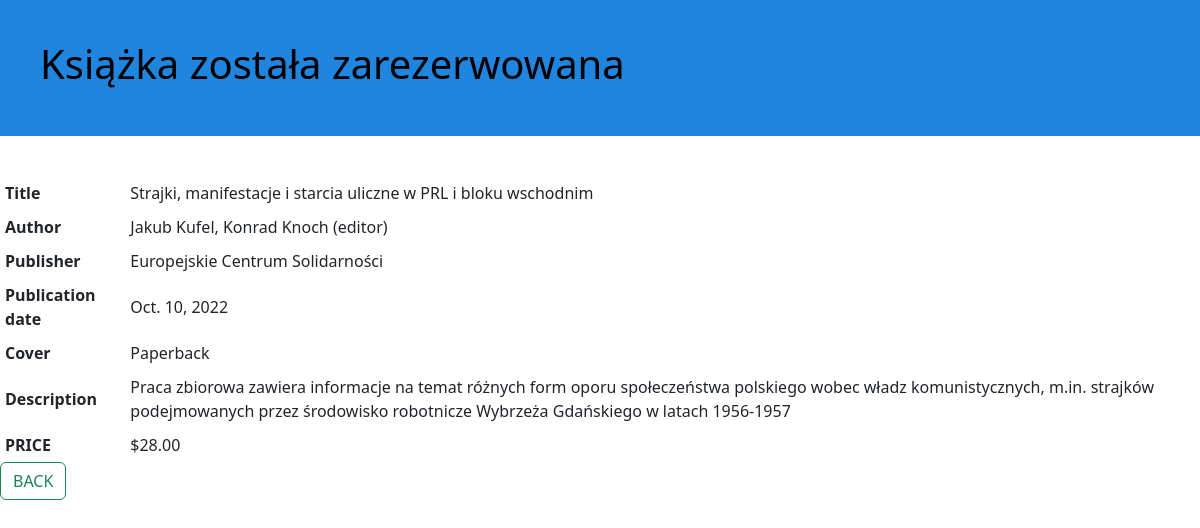
Screenshot of /9 with the database file from the repository.
### book/models.py (models this page shows, shortened)
class Book(models.Model):
    main = models.ForeignKey(BookMain, on_delete=models.CASCADE)
    detail = models.OneToOneField(BookDetail, on_delete=models.PROTECT)

class BookMain(models.Model):
    title = models.TextField(max_length=400)
    author = models.CharField(max_length=200)

class BookDetail(models.Model):
    BOOK_COVER=[
        ("PAP", "Paperback"),
        ("HAR", "Hardcover"),
    ]
    publisher = models.TextField(max_length=300)
    publication_date = models.DateField()
    description = models.TextField()
    cover = models.CharField(max_length=3, choices=BOOK_COVER)
    price = models.DecimalField(max_digits=9, decimal_places=2, validators=[MinValueValidator(0.0)])

### website/views.py (the view)
# urls.py: path("<int:pk>", book_view, name="book"),
def book_view(request, pk):
    template="book.html"
    context = {}
    if request.method == "GET":
        book = Book.objects.get(id=pk)
        context["book"] = book
        return render(request, template, context)
    return redirect("main")

### website/templates/book.html (shortened to what this page needs)
{% extends "base.html" %}
{% load static %}
{% block content %}
<html lang="en">
    <head>
        <link href="https://cdn.jsdelivr.net/npm/bootstrap@5.3.0-alpha3/dist/css/bootstrap.min.css" rel="stylesheet">
        <link rel="stylesheet" href="{% static 'css/book.css' %}">
    </head>
<body>
    <div class="website-header">
        <h1>Książka została zarezerwowana</h1>
    </div>
</body>
</html>
<table>
    <tr>
        <th>Title</th>
        <td>{{ book.main.title }}</td>
    </tr>
    <tr>
        <th>Author</th>
        <td>{{ book.main.author }}</td>
    </tr>
    <tr>
        <th>Publisher</th>
        <td>{{ book.detail.publisher }}</td>
    </tr>
    <tr>
        <th>Publication date</th>
        <td>{{ book.detail.publication_date }}</td>
    </tr>
    <tr>
        <th>Cover</th>
        <td>{{ book.detail.get_cover_display }}</td>
    </tr>
    <tr>
        <th>Description</th>
        <td>{{ book.detail.description }}</td>
    </tr>
    <tr>
        <th>PRICE</th>
        <td>${{ book.detail.price }}</td>
    </tr>
</table>
<table>
    <tr>
        <a class="btn btn-outline-success" href="{% url 'main' %}"> BACK </a>
    </tr>
</table>
{% endblock content %}

### website/static/css/book.css (style rules this page uses)
.website-header { background-color: #1F85DE; color: black; margin-bottom: 40px; padding: 40px 40px 40px 40px; }

### website/templates/base.html (style rules this page uses)
td, th { text-align:left; padding: 5px; }

### rows the page displays
Book: main "Strajki, manifestacje i starcia uliczne w PRL i bloku wschodnim", main.author "Jakub Kufel, Konrad Knoch (editor)", detail.publisher "Europejskie Centrum Solidarności", detail.publication_date "Oct. 10, 2022", detail.cover "Paperback", detail.description "Praca zbiorowa zawiera informacje na temat różnych form oporu społeczeństwa polskiego wobec władz komunistycznych, m.in. strajków podejmowanych przez środowisko robotnicze Wybrzeża Gdańskiego w latach 1956-1957", detail.price "28.00"
